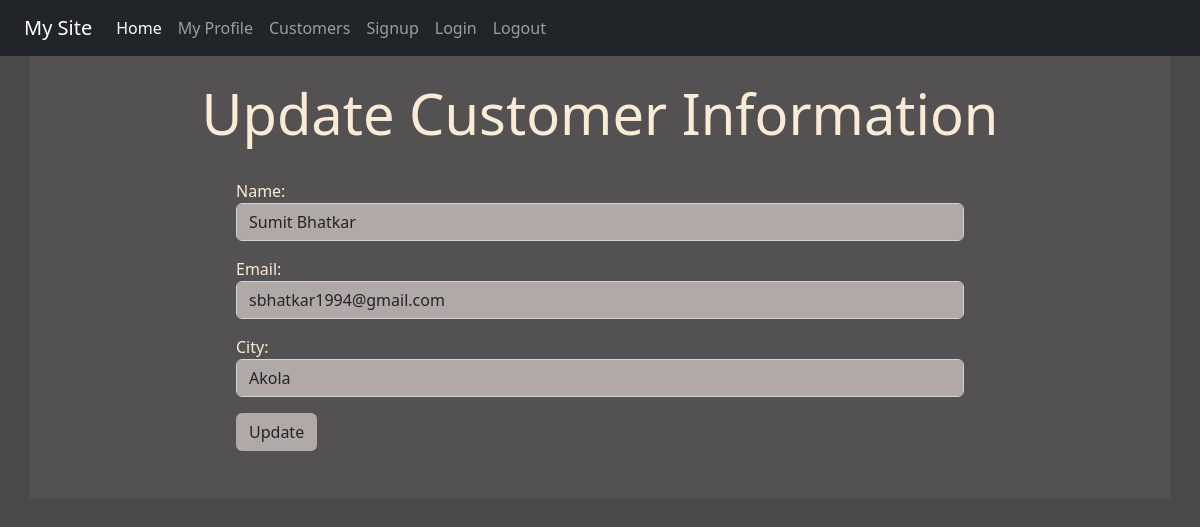
Page /edit/1/ on the committed database.
### reg/models.py (models this page shows, shortened)
class Employee(models.Model):
    id=models.AutoField(primary_key=True)
    name=models.CharField(max_length = 100)
    email=models.EmailField()
    city = models.CharField(max_length=15)
    class Meta:
        db_table="employee"

### reg/views.py (the view)
# urls.py: path('edit/<int:id>/',views.edit, name='updatedata'),
def edit(request,id):
    employee = Employee.objects.get(id=id)
    form = EmployeeForm(request.POST or None, instance = employee)
    return render(request, 'reg/updatecustomer.html',{'formm':form, 'id':id})

### reg/forms.py
class EmployeeForm(forms.ModelForm):
    class Meta:
        model = Employee
        fields = ['name', 'email', 'city']
        widgets = {
            'name': forms.TextInput(attrs={'class':'form-control'}),
            'email': forms.EmailInput(attrs={'class':'form-control'}),
            'city': forms.TextInput(attrs={'class':'form-control'}),
        }

### reg/templates/reg/updatecustomer.html (shortened to what this page needs)
{% extends 'reg/base.html' %}
{% block content %}
<div class="jumbotron jumbotron-fluid jumbo-color">
    <div class="container">
        <br>
        <h1 class="text-center display-4 font-weight-bold">Update Customer Information</h1>
        <br>
        <div class="col-sm-8 offset-2">
            <form action="{% url 'updatedata' id %}" method="post">
                {{formm.as_p}}
                <input type="submit" class="btn btnnn" value="Update">
            </form>
            <br>
            <br>
        </div>
        </div>
        {% endblock content %}

### reg/static/reg/css/style.css (style rules this page uses)
body { background-color:rgb(75,74,74); color: antiquewhite; }
.jumbo-color { background-color:rgb(83,81,82); }
.form-control { background-color: rgb(177, 168, 168); }
.btnnn { background-color: rgb(177, 168, 168) }

### rows in the picture
Employee: name "Sumit Bhatkar", email "sbhatkar1994@gmail.com", city "Akola"
